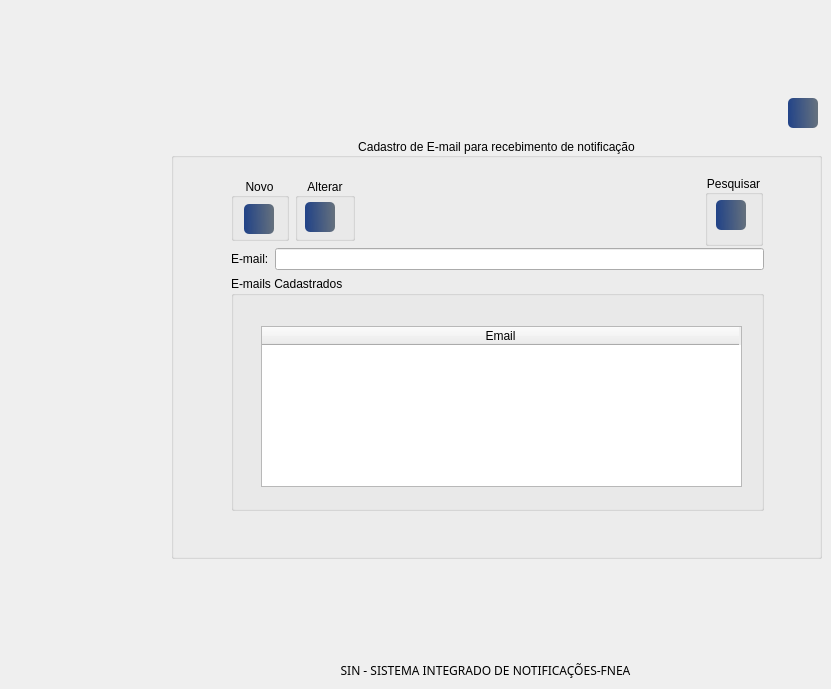
     <widget class="QWidget" name="page_5">
      <widget class="QGroupBox" name="groupBox_56">
       <property name="geometry">
        <rect>
         <x>171</x>
         <y>138</y>
         <width>651</width>
         <height>421</height>
        </rect>
       </property>
       <property name="title">
        <string>Cadastro de E-mail para recebimento de notificação</string>
       </property>
       <property name="alignment">
        <set>Qt::AlignCenter</set>
       </property>
       <widget class="QWidget" name="layoutWidget">
        <property name="geometry">
         <rect>
          <x>60</x>
          <y>40</y>
          <width>124</width>
          <height>63</height>
         </rect>
        </property>
        <layout class="QHBoxLayout" name="horizontalLayout_11">
         <item>
          <widget class="QGroupBox" name="groupBox_58">
           <property name="minimumSize">
            <size>
             <width>58</width>
             <height>61</height>
            </size>
           </property>
           <property name="title">
            <string>Novo</string>
           </property>
           <property name="alignment">
            <set>Qt::AlignCenter</set>
           </property>
           <widget class="QPushButton" name="btn_novoEmail">
            <property name="geometry">
             <rect>
              <x>13</x>
              <y>26</y>
              <width>30</width>
              <height>30</height>
             </rect>
            </property>
            <property name="minimumSize">
             <size>
              <width>30</width>
              <height>30</height>
             </size>
            </property>
            <property name="maximumSize">
             <size>
              <width>30</width>
              <height>30</height>
             </size>
            </property>
            <property name="styleSheet">
             <string notr="true">QPushButton#btn_novoEmail{
	background-color: qlineargradient(spread:pad, x1:0, y1:0.505682, x2:1, y2:0.477, stop:0 rgba(0, 39,119, 219), stop:1 rgba(85, 98, 112, 226));
	color:rgba(255, 255, 255, 210);
	border-radius: 5px;
}
QPushButton#btn_novoEmail:hover{
	background-color: qlineargradient(spread:pad, x1:0, y1:0.505682,x2:1,y2:0.477, stop:0 rgba(150, 123, 111, 219), stop:1 rgba(85, 81, 84, 226));
}
QPushButton#btn_novoEmail:pressed{
	padding-left:5px;
	padding -top:5px;
	background-color:rgba(150, 123, 111, 255);
}</string>
            </property>
            <property name="text">
             <string/>
            </property>
            <property name="icon">
             <iconset resource="../FNEA/image/Icones/Outros.qrc">
              <normaloff>:/Imagem/nova-mensagem (1).png</normaloff>:/Imagem/nova-mensagem (1).png</iconset>
            </property>
            <property name="iconSize">
             <size>
              <width>24</width>
              <height>24</height>
             </size>
            </property>
           </widget>
          </widget>
         </item>
         <item>
          <widget class="QGroupBox" name="groupBox_59">
           <property name="minimumSize">
            <size>
             <width>58</width>
             <height>61</height>
            </size>
           </property>
           <property name="title">
            <string>Alterar</string>
           </property>
           <property name="alignment">
            <set>Qt::AlignCenter</set>
           </property>
           <widget class="QPushButton" name="btn_alterar_email">
            <property name="geometry">
             <rect>
              <x>10</x>
              <y>24</y>
              <width>30</width>
              <height>30</height>
             </rect>
            </property>
            <property name="minimumSize">
             <size>
              <width>30</width>
              <height>30</height>
             </size>
            </property>
            <property name="maximumSize">
             <size>
              <width>30</width>
              <height>30</height>
             </size>
            </property>
            <property name="styleSheet">
             <string notr="true">QPushButton#btn_alterar_email{
	background-color: qlineargradient(spread:pad, x1:0, y1:0.505682, x2:1, y2:0.477, stop:0 rgba(0, 39,119, 219), stop:1 rgba(85, 98, 112, 226));
	color:rgba(255, 255, 255, 210);
	border-radius: 5px;
}
QPushButton#btn_alterar_email:hover{
	background-color: qlineargradient(spread:pad, x1:0, y1:0.505682,x2:1,y2:0.477, stop:0 rgba(150, 123, 111, 219), stop:1 rgba(85, 81, 84, 226));
}
QPushButton#btn_alterar_email:pressed{
	padding-left:5px;
	padding -top:5px;
	background-color:rgba(150, 123, 111, 255);
}</string>
            </property>
            <property name="text">
             <string/>
            </property>
            <property name="icon">
             <iconset resource="../FNEA/image/Icones/Outros.qrc">
              <normaloff>:/Imagem/papel.png</normaloff>:/Imagem/papel.png</iconset>
            </property>
            <property name="iconSize">
             <size>
              <width>24</width>
              <height>24</height>
             </size>
            </property>
           </widget>
          </widget>
         </item>
        </layout>
       </widget>
       <widget class="QGroupBox" name="groupBox_60">
        <property name="geometry">
         <rect>
          <x>534</x>
          <y>37</y>
          <width>58</width>
          <height>71</height>
         </rect>
        </property>
        <property name="minimumSize">
         <size>
          <width>58</width>
          <height>61</height>
         </size>
        </property>
        <property name="title">
         <string>Pesquisar</string>
        </property>
        <property name="alignment">
         <set>Qt::AlignCenter</set>
        </property>
        <widget class="QPushButton" name="btn_pesquisa_email">
         <property name="geometry">
          <rect>
           <x>11</x>
           <y>25</y>
           <width>30</width>
           <height>30</height>
          </rect>
         </property>
         <property name="minimumSize">
          <size>
           <width>30</width>
           <height>30</height>
          </size>
         </property>
         <property name="maximumSize">
          <size>
           <width>30</width>
           <height>30</height>
          </size>
         </property>
         <property name="styleSheet">
          <string notr="true">QPushButton#btn_pesquisa_email{
	background-color: qlineargradient(spread:pad, x1:0, y1:0.505682, x2:1, y2:0.477, stop:0 rgba(0, 39,119, 219), stop:1 rgba(85, 98, 112, 226));
	color:rgba(255, 255, 255, 210);
	border-radius: 5px;
}
QPushButton#btn_pesquisa_email:hover{
	background-color: qlineargradient(spread:pad, x1:0, y1:0.505682,x2:1,y2:0.477, stop:0 rgba(150, 123, 111, 219), stop:1 rgba(85, 81, 84, 226));
}
QPushButton#btn_pesquisa_email:pressed{
	padding-left:5px;
	padding -top:5px;
	background-color:rgba(150, 123, 111, 255);
}</string>
         </property>
         <property name="text">
          <string/>
         </property>
         <property name="icon">
          <iconset resource="../FNEA/image/Icones/Outros.qrc">
           <normaloff>:/Imagem/historia.png</normaloff>:/Imagem/historia.png</iconset>
         </property>
         <property name="iconSize">
          <size>
           <width>24</width>
           <height>24</height>
          </size>
         </property>
        </widget>
       </widget>
       <widget class="QWidget" name="layoutWidget">
        <property name="geometry">
         <rect>
          <x>60</x>
          <y>110</y>
          <width>533</width>
          <height>263</height>
         </rect>
        </property>
        <layout class="QVBoxLayout" name="verticalLayout_15">
         <item>
          <layout class="QHBoxLayout" name="horizontalLayout_10">
           <item>
            <widget class="QLabel" name="label_10">
             <property name="text">
              <string>E-mail:</string>
             </property>
            </widget>
           </item>
           <item>
            <widget class="QLineEdit" name="lineEdit_3">
             <property name="minimumSize">
              <size>
               <width>431</width>
               <height>22</height>
              </size>
             </property>
            </widget>
           </item>
          </layout>
         </item>
         <item>
          <widget class="QGroupBox" name="groupBox_57">
           <property name="minimumSize">
            <size>
             <width>531</width>
             <height>231</height>
            </size>
           </property>
           <property name="title">
            <string>E-mails Cadastrados</string>
           </property>
           <widget class="QTableWidget" name="tableWidget">
            <property name="geometry">
             <rect>
              <x>30</x>
              <y>50</y>
              <width>481</width>
              <height>161</height>
             </rect>
            </property>
            <property name="minimumSize">
             <size>
              <width>481</width>
              <height>61</height>
             </size>
            </property>
            <attribute name="horizontalHeaderDefaultSectionSize">
             <number>477</number>
            </attribute>
            <column>
             <property name="text">
              <string>Email</string>
             </property>
            </column>
           </widget>
          </widget>
         </item>
        </layout>
       </widget>
      </widget>
      <widget class="QLabel" name="label_11">
       <property name="geometry">
        <rect>
         <x>418</x>
         <y>28</y>
         <width>141</width>
         <height>101</height>
        </rect>
       </property>
       <property name="styleSheet">
        <string notr="true">image: url(:/Imagem/marketing-de-email.png);</string>
       </property>
       <property name="text">
        <string/>
       </property>
      </widget>
      <widget class="QPushButton" name="btn_voltar_6">
       <property name="enabled">
        <bool>true</bool>
       </property>
       <property name="geometry">
        <rect>
         <x>788</x>
         <y>98</y>
         <width>30</width>
         <height>30</height>
        </rect>
       </property>
       <property name="minimumSize">
        <size>
         <width>30</width>
         <height>30</height>
        </size>
       </property>
       <property name="maximumSize">
        <size>
         <width>30</width>
         <height>30</height>
        </size>
       </property>
       <property name="font">
        <font>
         <family>Reem Kufi</family>
        </font>
       </property>
       <property name="toolTip">
        <string>&lt;html&gt;&lt;head/&gt;&lt;body&gt;&lt;p&gt;RESUMO DA INVESTIGAÇÃO&lt;/p&gt;&lt;/body&gt;&lt;/html&gt;</string>
       </property>
       <property name="styleSheet">
        <string notr="true">QPushButton#btn_voltar_6{
	background-color: qlineargradient(spread:pad, x1:0, y1:0.505682, x2:1, y2:0.477, stop:0 rgba(0, 39,119, 219), stop:1 rgba(85, 98, 112, 226));
	color:rgba(255, 255, 255, 210);
	border-radius: 5px;
}
QPushButton#btn_voltar_6:hover{
	background-color: qlineargradient(spread:pad, x1:0, y1:0.505682,x2:1,y2:0.477, stop:0 rgba(150, 123, 111, 219), stop:1 rgba(85, 81, 84, 226));
}
QPushButton#btn_voltar_6:pressed{
	padding-left:5px;
	padding -top:5px;
	background-color:rgba(150, 123, 111, 255);
}</string>
       </property>
       <property name="text">
        <string/>
       </property>
       <property name="icon">
        <iconset resource="../FNEA/image/Icones/Outros.qrc">
         <normaloff>:/Imagem/voltar.png</normaloff>:/Imagem/voltar.png</iconset>
       </property>
       <property name="iconSize">
        <size>
         <width>24</width>
         <height>24</height>
        </size>
       </property>
      </widget>
      <widget class="QLabel" name="label_22">
       <property name="geometry">
        <rect>
         <x>320</x>
         <y>660</y>
         <width>331</width>
         <height>20</height>
        </rect>
       </property>
       <property name="font">
        <font>
         <family>Reem Kufi</family>
         <pointsize>9</pointsize>
         <bold>false</bold>
        </font>
       </property>
       <property name="text">
        <string>SIN - SISTEMA INTEGRADO DE NOTIFICAÇÕES-FNEA</string>
       </property>
       <property name="alignment">
        <set>Qt::AlignCenter</set>
       </property>
      </widget>
     </widget>
